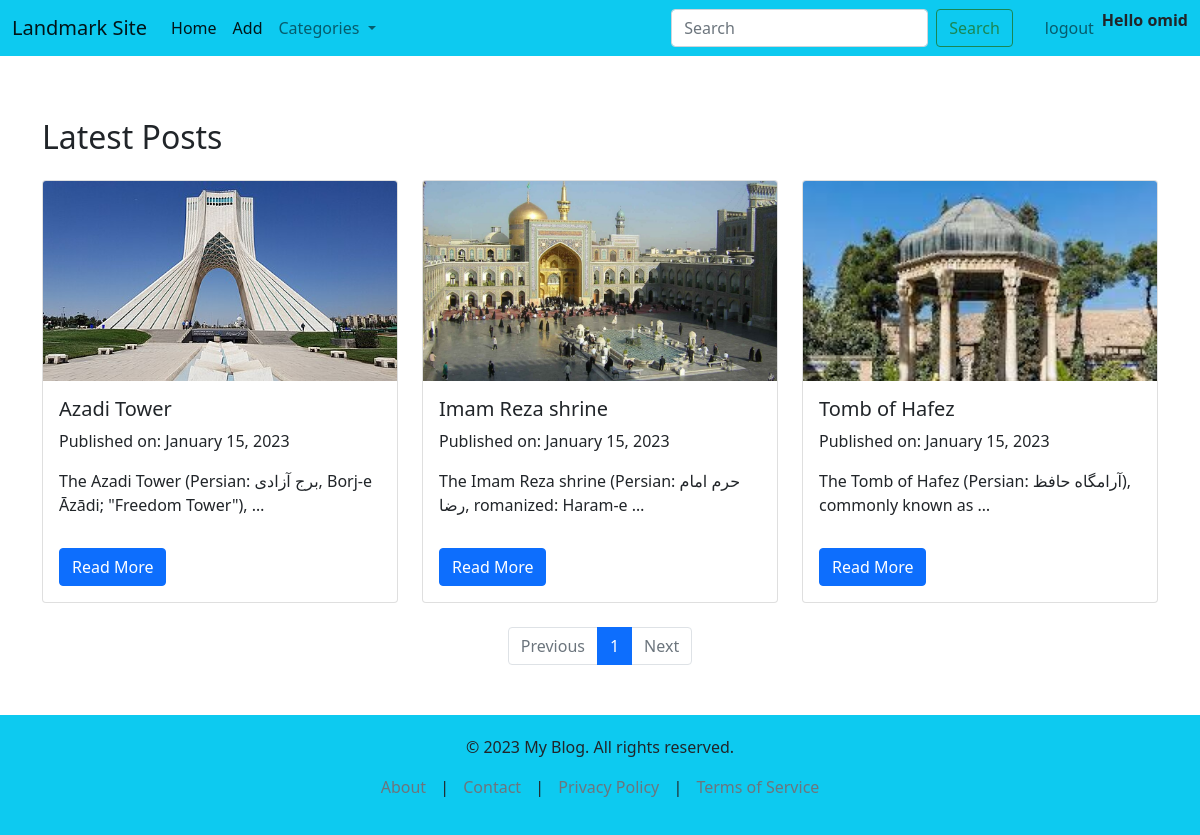
Screenshot of /landmarks/tag/1 (signed in) with the database file from the repository.
### landmarks/models.py (models this page shows, shortened)
class Landmark(models.Model):
    name = models.CharField(max_length=255)
    description = models.TextField()
    created = models.DateTimeField(auto_now=True)
    images = models.ImageField(upload_to='landmarkdata', null=True)
    tag = models.ManyToManyField(Tag)

### landmarks/views.py (the view)
# urls.py: path('tag/<int:id>', views.filter_read, name= 'read'),
def filter_read(request, id):
    tag = Tag.objects.get(id=id)
    landmarks = tag.landmark_set.all()
    page_number = request.GET.get('page', 1)
    paginator = Paginator(landmarks, 3)
    page_obj = paginator.get_page(page_number)
    return render(request, 'landmarks/filter.html', {'landmarks': page_obj, 'paginator': paginator})

### landmarks/context_processor.py (called while the page is built)
def categories(request):
    tags = Tag.objects.all()
    return{'tags': tags}

### landmarks/models.py (called while the page is built)
    def __str__(self):
        return self.title

### landmarks/templates/landmarks/filter.html
{% include 'landmarks/home.html' %}

### templates/base.html (shortened to what this page needs)
{% load static %}
<!DOCTYPE html>
<html lang="en">
<head>
  <link href="{% static 'bootstrap/css/bootstrap.min.css' %}" rel="stylesheet">
  <link rel="stylesheet" href="{% static 'style.css' %}">
  {% block css %}{% endblock css %}
</head>
<body>
  <nav class="navbar navbar-expand-lg navbar-light bg-info fixed-top">
    <div class="container-fluid">
      <a class="navbar-brand" href="#">Landmark Site</a>
      <div class="collapse navbar-collapse justify-content-between" id="navbarNav">
        <ul class="navbar-nav me-auto">
          <li><a class="nav-link active" aria-current="page" href="http://127.0.0.1:8000/landmarks/home/">Home</a></li>
          <li><a class="nav-link active" aria-current="page" href="http://127.0.0.1:8000/landmarks/add/">Add</a></li>
          <li class="nav-item dropdown">
            <a class="nav-link dropdown-toggle" href="#" id="navbarDropdown" role="button" data-bs-toggle="dropdown" aria-expanded="false">
              Categories
            </a>
          </li>
        </ul>
        <form class="d-flex me-4" role="search" action="{%url 'search'%}">
          <input class="form-control me-2" type="search" placeholder="Search" aria-label="Search" name = 'query'>
          <button class="btn btn-outline-success" type="submit">Search</button>
        </form>
        <ul class="navbar-nav">
          {% if not user.is_authenticated %}
            <li class="nav-item">
              <a class="nav-link" href="{% url 'login' %}">Login</a>
            </li>
            <li class="nav-item">
              <a class="nav-link" href="{% url 'register' %}">Register</a>
            </li>
          {% else %}
            <li class="nav-item">
              <a class="nav-link" href="{% url 'logout' %}">logout</a>
            </li>
            <li class="nav-item">
              <p class="fw-bolder">Hello {{ user.username }} </p>
            </li>
          {% endif %}
        </ul>
      </div>
    </div>
  </nav>
{% block content %}{% endblock content %}
  <footer class="bg-info">
    <div class="container sticky-bottom">
      <p>&copy; 2023 My Blog. All rights reserved.</p>
      <p>
        <a href="#" class="link-secondary">About</a> |
        <a href="#" class="link-secondary">Contact</a> |
        <a href="#" class="link-secondary">Privacy Policy</a> |
        <a href="#" class="link-secondary">Terms of Service</a>
      </p>
    </div>
  </footer>
</body>
</html>

### landmarks/templates/landmarks/card.html
<div class="col">
    <div class="card h-100">
        <img src="{{landmark.images.url}}" class="card-img-top" alt="Post Image">
        <div class="card-body">
        <h5 class="card-title">{{ landmark.name }}</h5>
        <p class="card-text">Published on: January 15, 2023</p>
        <p class="card-text">{{ landmark.description|truncatewords:10 }}</p>
        <a href="{% url 'single_place' landmark.id %}" class="btn btn-primary read-more-btn">Read More</a>
        </div>
    </div>
</div>

### static/style.css (style rules this page uses)
body { padding-top: 70px; }
footer { background-color: #f8f9fa; padding: 20px 0; text-align: center; margin-top: 50px; }
footer a { color: #007bff; text-decoration: none; margin: 0 10px; }

### landmarks/static/posts/index.css (style rules this page uses)
.card img { height: 200px; object-fit: cover; }
.read-more-btn { display: inline-block; margin-top: 15px; }

### rows the page displays
Landmark: images (picture), name "Azadi Tower", description "The Azadi Tower (Persian: برج آزادی, Borj-e Āzādi; \"Freedom Tower\"), …"
Landmark: images (picture), name "Imam Reza shrine", description "The Imam Reza shrine (Persian: حرم امام رضا, romanized: Haram-e …"
Landmark: images (picture), name "Tomb of Hafez", description "The Tomb of Hafez (Persian: آرامگاه حافظ), commonly known as …"

### other values shown
{{ user.username }} "omid"
{{ page }} "1"
